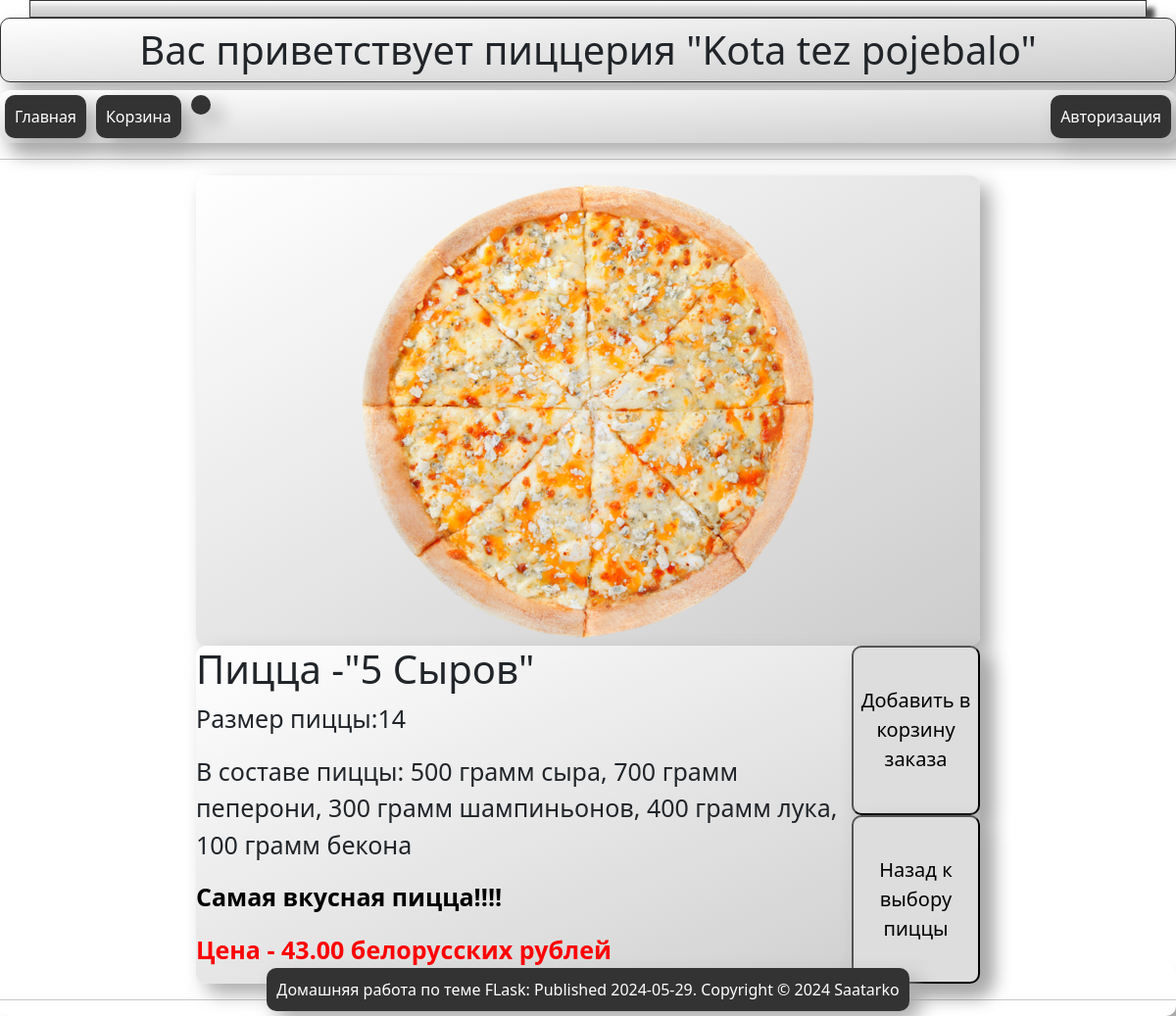
Page /pizza/5 Сыров on the committed database.
### main.py (models this page shows)
class Recipes(db.Model):
    id_recipe = db.Column(db.Integer, primary_key=True)
    name_recipe = db.Column(db.String(50), unique=True)
    size = db.Column(db.Integer)
    cheese = db.Column(db.Integer)
    pepperoni = db.Column(db.Integer)
    mushrooms = db.Column(db.Integer)
    onions = db.Column(db.Integer)
    bacon = db.Column(db.Integer)
    price = db.Column(db.Integer)
    description = db.Column(db.Text)
    eng_name = db.Column(db.Text)

### main.py (the view)
@app.route('/pizza/<string:pizza>')   # Функция обработки страницы конкретной пиццы
def get_pizza_interface(pizza):
    if pizza != 'favicon.ico':
        pizza = SyncORM.get_pizza(pizza)
        temp = pizza.eng_name
        path = '/media/examples/' + temp + '.png'
        return render_template('pizza.html', pizza=pizza, temp_path=path)

### main.py (called while the page is built)
    @staticmethod
    def get_pizza(name):
        with app.app_context():
            query = db.select(Recipes)
            result = db.session.execute(query)
            recipes = result.scalars().all()
            for i in recipes:
                if i.name_recipe == name:
                    return i

### templates/pizza.html (shortened to what this page needs)
{% extends "base.html" %}
{% block no_bootstrap_content %}
    <div class="flex_body-pizza">
             <img src="{{ url_for('static', filename=temp_path) }}" alt="{{pizza.name_recipe}}" />
    </div>
    <div class="flex_body-pizza">
         <div class="flex_body-pizza-child">
            <h1>Пицца -"{{pizza.name_recipe}}"</h1>
            <p> Размер пиццы:{{ pizza.size }}</p>
            <p>В составе пиццы: {{(pizza.cheese)*100}} грамм сыра, {{pizza.pepperoni*100}} грамм пеперони,
            {{pizza.mushrooms*100}} грамм шампиньонов, {{pizza.onions*100}} грамм лука, {{pizza.bacon*100}} грамм бекона
            </p>
            <p class="description">{{ pizza.description }}</p>
             <p class="price">Цена - {{pizza.price}}.00 белорусских рублей</p>
         </div>
         <div class="flex_body-pizza-child">
            <div >
                <div>
                    <button onclick="redirectToUrl3()" class="button_pizza">Добавить в корзину заказа</button>
                </div>
                <div>
                    <button onclick="redirectToUrl4()" class="button_pizza">Назад к выбору пиццы</button>
                </div>
            </div>
         </div>
    </div>
{% endblock %}

### static/style.css (style rules this page uses)
body { background-image: url('/static/media/examples/wood.jpg'); }
h1 { color: black; font-size: 40px justify-content: center; font-weight: 700 }
.price { color: red; font-size: 30px; font-weight: 900; }
.description { color: black; font-size: 20px; font-weight: 600; }
.flex_body-pizza { display: flex; width: 800px; margin: 0 auto; background: linear-gradient(to bottom right, #ffffff, #cccccc); box-shadow: 10px 10px 20px #aaaaaa; border-radius: 10px; gap: 0px; justify-content: center; align-content: center; z-index: 5; }
.flex_body-pizza-child { justify-content: center; flex-direction: row; align-items: center; }
.flex_body-pizza-child p { font-size: 25px; }
.button_pizza { display: flex; flex-direction: column; width: 100%; height: 50%; gap: 10px; background-color: #ddd; color: black; box-shadow: 10px 10px 20px #aaaaaa; border-radius: 10px; justify-content: center; align-content: center; font-size: 20px; }

### rows in the picture
Recipes: name_recipe "5 Сыров", size "14", (pizza.cheese)*100 "500", pizza.pepperoni*100 "700", pizza.mushrooms*100 "300", pizza.onions*100 "400", pizza.bacon*100 "100", description "Самая вкусная пицца!!!!", price "43"

### other values in the picture
{{ 'Вас приветствует пиццерия "Kota tez pojebalo" ' }} "Вас приветствует пиццерия \"Kota tez pojebalo\""
